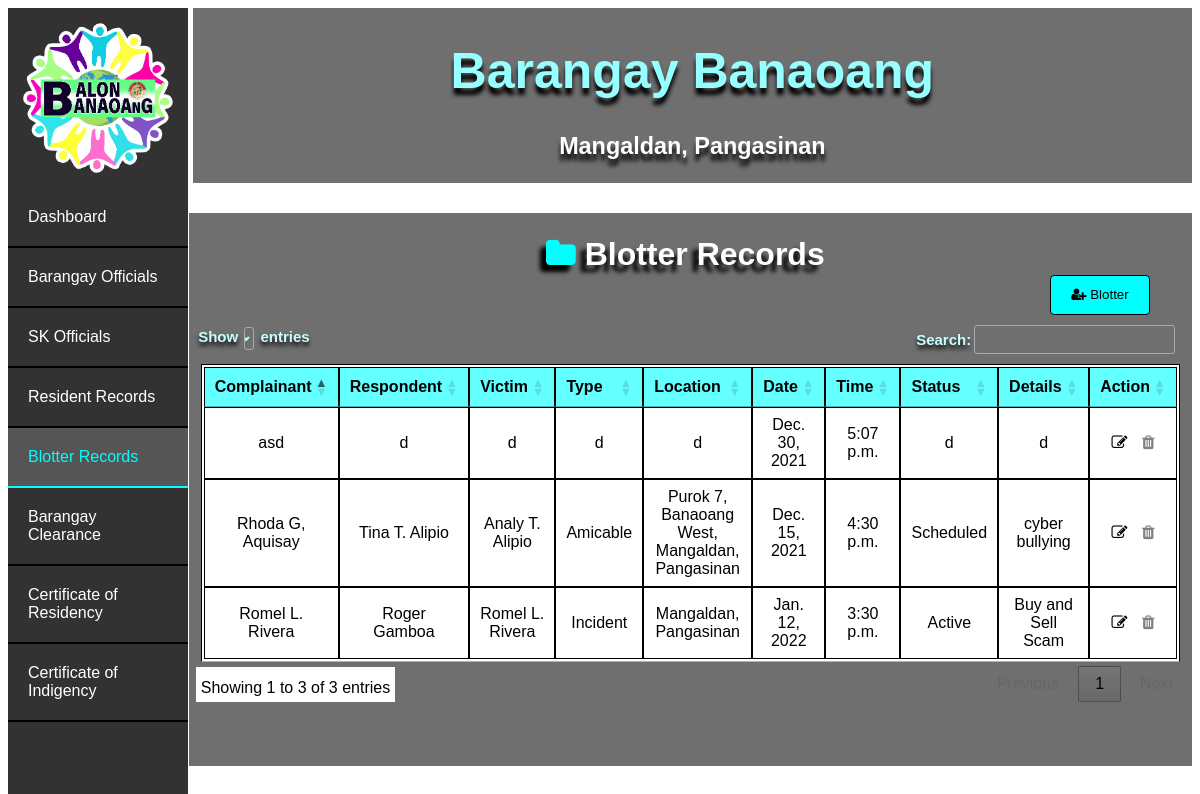
Screenshot of /list_blotters with the database file from the repository.
### bis/models.py (models this page shows)
class Blotter(models.Model):
    complainant = models.CharField(max_length=30)
    respondent = models.CharField(max_length=30)
    victim = models.CharField(max_length=30)
    types = models.CharField(max_length=30)
    location = models.CharField(max_length=30)
    date = models.DateField()
    time = models.TimeField()
    status = models.CharField(max_length=30)
    details = models.CharField(max_length=30)

### bis/views.py (the view)
# urls.py: path('list_blotters', views.list_blotters, name='list_blotters'),
def list_blotters(request):
    blotters = Blotter.objects.all()
    return render(request, 'list_blotters.html', { 'blotters_list' : blotters })

### bis/templates/list_blotters.html (shortened to what this page needs)
<!DOCTYPE html>
<html lang="en">
<head>
    {% load static %}
    <link rel="stylesheet" href="{% static 'index.css' %}">
    <link rel="stylesheet" type="text/css" href="//cdn.datatables.net/1.11.4/css/jquery.dataTables.min.css">
    <link rel="stylesheet" type="text/css" href="https://maxcdn.bootstrapcdn.com/font-awesome/4.7.0/css/font-awesome.min.css">
</head>
<body>
  <div class="banr">
    <div class="bant"><h1>Barangay Banaoang</h1></div>
    <div class="bant2"><h3>Mangaldan, Pangasinan</h3></div>
</div>
<ul>
  <div class="logo1"></div>
  <li><a href="index">Dashboard</a></li>
  <li><a href="list_officials">Barangay Officials</a></li>
  <li><a href="list_sks">SK Officials</a></li>
  <li><a href="list_residents">Resident Records</a></li>
  <li><a class="active" href="list_blotters">Blotter Records</a></li>
  <li><a href="list_residents_bc">Barangay Clearance</a></li>
  <li><a href="list_residents_cr">Certificate of Residency</a></li>
  <li><a href="list_residents_ci">Certificate of Indigency</a></li>
</ul>
<div class="cont">
  <h1 class="h"><i class="fa fa-folder" style="color: cyan;"></i> Blotter Records</h1>
  <a  href="create_blotters"><button class="ad"><i class="fa fa-user-plus"></i> Blotter</button></a>
    <table id="myTable" style="width: 98%;">
      <thead>
        <tr>
          <th>Complainant</th>
          <th>Respondent</th>
          <th>Victim</th>
          <th>Type</th>
          <th>Location</th>
          <th>Date</th>
          <th>Time</th>
          <th>Status</th>
          <th>Details</th>
          <th>Action</th>
        </tr>
      </thead>
      <tbody>
        {% for blotter in blotters_list %}
        <tr>
          <td>{{ blotter.complainant }}</td>
          <td>{{ blotter.respondent }}</td>
          <td>{{ blotter.victim }}</td>
          <td>{{ blotter.types }}</td>
          <td>{{ blotter.location }}</td>
          <td>{{ blotter.date }}</td>
          <td>{{ blotter.time }}</td>
          <td>{{ blotter.status }}</td>
          <td>{{ blotter.details }}</td>
          <td><a href="/edit_blotter/{{ blotter.pk }}"><i class="fa fa-edit"></i></a> <a href="/delete_blotter/{{ blotter.pk }}"onclick="return confirm('Are you sure you want to delete this item?')"> <i class="fa fa-trash"></i></a></td>
        </tr>
        {% endfor %}
      </table>
      </div>
</body>
</html>

### bis/static/index.css (style rules this page uses)
body { font-family: sans-serif; background-image: url("bg.jpg"); background-size: 100%; }
ul { list-style-type: none; margin: 0; padding:0; width: 15%; background-color:rgba(50, 50, 50); position: fixed; height: 100%; overflow: auto; }
li a { display: block; color:white; padding: 20px 20px; text-decoration: none; border-bottom:2px solid black; }
li a.active { background-color: #555; color: cyan; border-color: cyan; }
.logo1 { background-image: url("blogo.png"); background-repeat: no-repeat; background-size: 90%; background-position: center; padding:50%; }
.banr { float: right; background-color:rgba(50, 50, 50, 0.7); width: 84.4%; }
.bant { text-align: center; font-size: 25px; color: rgb(150, 255, 255); text-shadow: 0px 7px 4px #000000; }
.bant2 { font-size: 20px; text-align: center; color: white; text-shadow: 0px 7px 4px #000000; }
.cont { padding:2px ; margin-top: 2.5%; float: right; background-color:rgba(50, 50, 50, 0.7); width: 84.4%; overflow: auto; padding-bottom: 5%; }
table, th, td { background-color: white; border: 1px solid black; }
table { margin-left: 10%; width: 80%; padding: 2px; margin-bottom: 2.5%; margin-top: 2.5%; }
th { background-color: rgb(100, 255, 255); padding: 10px; }
td { padding: 5px; text-align: center; }
.h { text-align: center; color: white; margin-right: 1%; text-shadow: -6px 7px 4px #000000; }

### bis/templates/list_blotters.html (style rules this page uses)
.fa-edit { color:black; font-size: 25px; }
.fa-trash { margin-left: 10px; color:grey; font-size: 25px; }
.ad { float:right; width: 100px; height: 40px; background-color:cyan ; margin-top:-20px ; margin-right: 40px; border: 1px solid black; border-radius: 4px; color: black; }

### rows the page displays
Blotter: complainant "Romel L. Rivera", respondent "Roger Gamboa", victim "Romel L. Rivera", types "Incident", location "Mangaldan, Pangasinan", date "Jan. 12, 2022", time "3:30 p.m.", status "Active", details "Buy and Sell Scam"
Blotter: complainant "asd", respondent "d", victim "d", types "d", location "d", date "Dec. 30, 2021", time "5:07 p.m.", status "d", details "d"
Blotter: complainant "Rhoda G, Aquisay", respondent "Tina T. Alipio", victim "Analy T. Alipio", types "Amicable", location "Purok 7, Banaoang West, Mangaldan, Pangasinan", date "Dec. 15, 2021", time "4:30 p.m.", status "Scheduled", details "cyber bullying"
